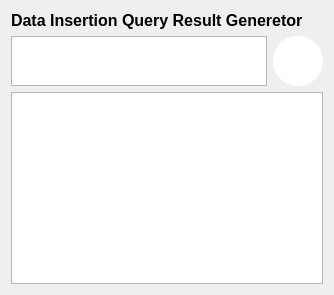
             <widget class="QWidget" name="page_8">
              <layout class="QGridLayout" name="gridLayout_8">
               <item row="0" column="0">
                <widget class="QLabel" name="label_13">
                 <property name="font">
                  <font>
                   <pointsize>12</pointsize>
                   <weight>75</weight>
                   <bold>true</bold>
                  </font>
                 </property>
                 <property name="text">
                  <string>Data Insertion Query Result Generetor</string>
                 </property>
                </widget>
               </item>
               <item row="1" column="0">
                <layout class="QHBoxLayout" name="horizontalLayout_12">
                 <item>
                  <widget class="QTextEdit" name="insert_manual_input">
                   <property name="sizePolicy">
                    <sizepolicy hsizetype="Expanding" vsizetype="Minimum">
                     <horstretch>0</horstretch>
                     <verstretch>0</verstretch>
                    </sizepolicy>
                   </property>
                   <property name="minimumSize">
                    <size>
                     <width>0</width>
                     <height>30</height>
                    </size>
                   </property>
                   <property name="maximumSize">
                    <size>
                     <width>16777215</width>
                     <height>100</height>
                    </size>
                   </property>
                   <property name="font">
                    <font>
                     <pointsize>12</pointsize>
                    </font>
                   </property>
                  </widget>
                 </item>
                 <item>
                  <widget class="QPushButton" name="insert_manual_btn">
                   <property name="layoutDirection">
                    <enum>Qt::LeftToRight</enum>
                   </property>
                   <property name="styleSheet">
                    <string notr="true">QPushButton {
    background-color: #fff;     /* Button background */
    border-radius: 25px;           /* Half of width/height for perfect circle */
    min-width: 50px;
    min-height: 50px;
    color: white;                  /* Text color */
    font-weight: bold;
    border: none;
}

QPushButton:hover {
    background-color: 	#A9A9A9;     /* Hover effect */
}

QPushButton:pressed {
    background-color:#696969;     /* Pressed effect */
}
</string>
                   </property>
                   <property name="text">
                    <string/>
                   </property>
                   <property name="icon">
                    <iconset resource="resource.qrc">
                     <normaloff>:/newPrefix/icons/image.png</normaloff>:/newPrefix/icons/image.png</iconset>
                   </property>
                   <property name="iconSize">
                    <size>
                     <width>20</width>
                     <height>20</height>
                    </size>
                   </property>
                  </widget>
                 </item>
                </layout>
               </item>
               <item row="2" column="0">
                <widget class="QTextEdit" name="insert_manual_result">
                 <property name="font">
                  <font>
                   <pointsize>14</pointsize>
                  </font>
                 </property>
                </widget>
               </item>
              </layout>
             </widget>
